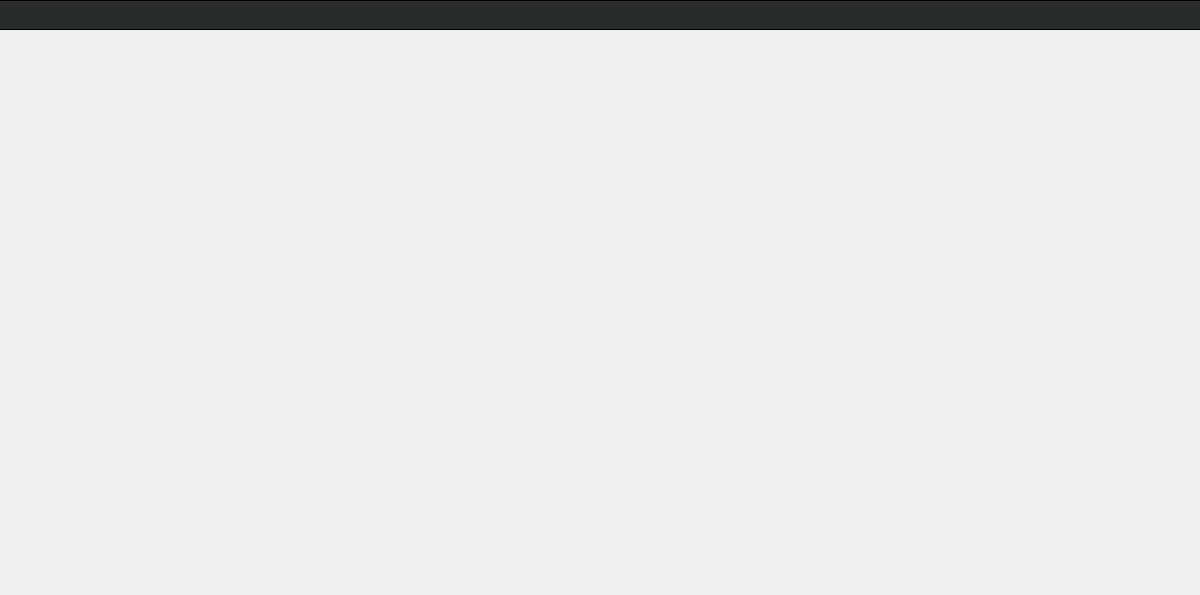
<?xml version="1.0" encoding="UTF-8"?>
<ui version="4.0">
 <class>homeWgt</class>
 <widget class="QWidget" name="homeWgt">
  <property name="geometry">
   <rect>
    <x>0</x>
    <y>0</y>
    <width>1200</width>
    <height>595</height>
   </rect>
  </property>
  <property name="sizePolicy">
   <sizepolicy hsizetype="Expanding" vsizetype="Expanding">
    <horstretch>0</horstretch>
    <verstretch>0</verstretch>
   </sizepolicy>
  </property>
  <property name="windowTitle">
   <string>Form</string>
  </property>
  <layout class="QHBoxLayout" name="horizontalLayout">
   <property name="spacing">
    <number>0</number>
   </property>
   <property name="leftMargin">
    <number>0</number>
   </property>
   <property name="topMargin">
    <number>0</number>
   </property>
   <property name="rightMargin">
    <number>0</number>
   </property>
   <property name="bottomMargin">
    <number>0</number>
   </property>
   <item>
    <widget class="QWidget" name="widget" native="true">
     <layout class="QVBoxLayout" name="verticalLayout">
      <property name="spacing">
       <number>0</number>
      </property>
      <property name="leftMargin">
       <number>0</number>
      </property>
      <property name="topMargin">
       <number>0</number>
      </property>
      <property name="rightMargin">
       <number>0</number>
      </property>
      <property name="bottomMargin">
       <number>0</number>
      </property>
      <item>
       <widget class="QWidget" name="contrlWgt" native="true">
        <property name="minimumSize">
         <size>
          <width>0</width>
          <height>30</height>
         </size>
        </property>
        <property name="maximumSize">
         <size>
          <width>16777215</width>
          <height>30</height>
         </size>
        </property>
        <property name="styleSheet">
         <string notr="true">#contrlWgt{
background:#2a2b2b;
border:1px solid #000000;
border-left:none;
border-right:none;
}</string>
        </property>
        <layout class="QHBoxLayout" name="horizontalLayout_2">
         <property name="spacing">
          <number>0</number>
         </property>
         <property name="leftMargin">
          <number>0</number>
         </property>
         <property name="topMargin">
          <number>0</number>
         </property>
         <property name="rightMargin">
          <number>0</number>
         </property>
         <property name="bottomMargin">
          <number>0</number>
         </property>
         <item>
          <widget class="consoleTabWidget" name="tabConsoleWgt_" native="true">
           <property name="sizePolicy">
            <sizepolicy hsizetype="Expanding" vsizetype="Expanding">
             <horstretch>0</horstretch>
             <verstretch>0</verstretch>
            </sizepolicy>
           </property>
           <property name="minimumSize">
            <size>
             <width>96</width>
             <height>0</height>
            </size>
           </property>
           <property name="maximumSize">
            <size>
             <width>96</width>
             <height>16777215</height>
            </size>
           </property>
           <property name="styleSheet">
            <string notr="true"/>
           </property>
          </widget>
         </item>
         <item>
          <widget class="supTabWidget" name="tabPlayWgt_" native="true">
           <property name="sizePolicy">
            <sizepolicy hsizetype="Expanding" vsizetype="Expanding">
             <horstretch>0</horstretch>
             <verstretch>0</verstretch>
            </sizepolicy>
           </property>
           <property name="minimumSize">
            <size>
             <width>96</width>
             <height>0</height>
            </size>
           </property>
           <property name="maximumSize">
            <size>
             <width>96</width>
             <height>16777215</height>
            </size>
           </property>
          </widget>
         </item>
         <item>
          <widget class="supTabWidget" name="tabReplayWgt_" native="true">
           <property name="sizePolicy">
            <sizepolicy hsizetype="Expanding" vsizetype="Expanding">
             <horstretch>0</horstretch>
             <verstretch>0</verstretch>
            </sizepolicy>
           </property>
           <property name="minimumSize">
            <size>
             <width>96</width>
             <height>0</height>
            </size>
           </property>
           <property name="maximumSize">
            <size>
             <width>96</width>
             <height>16777215</height>
            </size>
           </property>
          </widget>
         </item>
         <item>
          <widget class="supTabWidget" name="tabDeviceWgt_" native="true">
           <property name="sizePolicy">
            <sizepolicy hsizetype="Expanding" vsizetype="Expanding">
             <horstretch>0</horstretch>
             <verstretch>0</verstretch>
            </sizepolicy>
           </property>
           <property name="minimumSize">
            <size>
             <width>96</width>
             <height>0</height>
            </size>
           </property>
           <property name="maximumSize">
            <size>
             <width>96</width>
             <height>16777215</height>
            </size>
           </property>
          </widget>
         </item>
         <item>
          <widget class="supTabWidget" name="tabStorageWgt_" native="true">
           <property name="sizePolicy">
            <sizepolicy hsizetype="Expanding" vsizetype="Expanding">
             <horstretch>0</horstretch>
             <verstretch>0</verstretch>
            </sizepolicy>
           </property>
           <property name="minimumSize">
            <size>
             <width>96</width>
             <height>0</height>
            </size>
           </property>
           <property name="maximumSize">
            <size>
             <width>96</width>
             <height>16777215</height>
            </size>
           </property>
          </widget>
         </item>
         <item>
          <widget class="supTabWidget" name="tabVRMapWgt_" native="true">
           <property name="minimumSize">
            <size>
             <width>96</width>
             <height>0</height>
            </size>
           </property>
           <property name="maximumSize">
            <size>
             <width>96</width>
             <height>16777215</height>
            </size>
           </property>
          </widget>
         </item>
         <item>
          <widget class="supTabWidget" name="tabVRViewWgt_" native="true">
           <property name="minimumSize">
            <size>
             <width>96</width>
             <height>0</height>
            </size>
           </property>
           <property name="maximumSize">
            <size>
             <width>96</width>
             <height>16777215</height>
            </size>
           </property>
          </widget>
         </item>
         <item>
          <widget class="supTabWidget" name="tabIOTPlatformWgt_" native="true">
           <property name="minimumSize">
            <size>
             <width>96</width>
             <height>0</height>
            </size>
           </property>
           <property name="maximumSize">
            <size>
             <width>96</width>
             <height>16777215</height>
            </size>
           </property>
          </widget>
         </item>
         <item>
          <spacer name="horizontalSpacer">
           <property name="orientation">
            <enum>Qt::Horizontal</enum>
           </property>
           <property name="sizeHint" stdset="0">
            <size>
             <width>40</width>
             <height>20</height>
            </size>
           </property>
          </spacer>
         </item>
        </layout>
       </widget>
      </item>
      <item>
       <widget class="QStackedWidget" name="stackedWidget">
        <property name="styleSheet">
         <string notr="true"/>
        </property>
        <widget class="consoleWgt" name="consoleWgt_"/>
        <widget class="deviceManageWgt" name="deviceWgt_"/>
        <widget class="playWidget" name="playWgt_"/>
        <widget class="replayWgt" name="replayWgt_"/>
        <widget class="storageWgt" name="storageWgt_"/>
        <widget class="VRMapWidget" name="VRMapWgt_"/>
        <widget class="VRViewWidget" name="VRViewWgt_"/>
        <widget class="IOTWgt" name="IOTPlatWgt_"/>
       </widget>
      </item>
     </layout>
    </widget>
   </item>
  </layout>
 </widget>
 <customwidgets>
  <customwidget>
   <class>consoleWgt</class>
   <extends>QWidget</extends>
   <header>consolewgt.h</header>
   <container>1</container>
  </customwidget>
  <customwidget>
   <class>consoleTabWidget</class>
   <extends>QWidget</extends>
   <header>consoletabwidget.h</header>
   <container>1</container>
  </customwidget>
  <customwidget>
   <class>supTabWidget</class>
   <extends>QWidget</extends>
   <header>suptabwidget.h</header>
   <container>1</container>
  </customwidget>
  <customwidget>
   <class>replayWgt</class>
   <extends>QWidget</extends>
   <header>replaywgt.h</header>
   <container>1</container>
  </customwidget>
  <customwidget>
   <class>storageWgt</class>
   <extends>QWidget</extends>
   <header>storagewgt.h</header>
   <container>1</container>
  </customwidget>
  <customwidget>
   <class>deviceManageWgt</class>
   <extends>QWidget</extends>
   <header>devicemanagewgt.h</header>
   <container>1</container>
  </customwidget>
  <customwidget>
   <class>playWidget</class>
   <extends>QWidget</extends>
   <header>playwidget.h</header>
   <container>1</container>
  </customwidget>
  <customwidget>
   <class>VRMapWidget</class>
   <extends>QWidget</extends>
   <header>VRMap/VRMapWidget.h</header>
   <container>1</container>
  </customwidget>
  <customwidget>
   <class>VRViewWidget</class>
   <extends>QWidget</extends>
   <header>VRView/VRViewWidget.h</header>
   <container>1</container>
  </customwidget>
  <customwidget>
   <class>IOTWgt</class>
   <extends>QWidget</extends>
   <header>iotwgt.h</header>
   <container>1</container>
  </customwidget>
 </customwidgets>
 <resources/>
 <connections/>
</ui>
